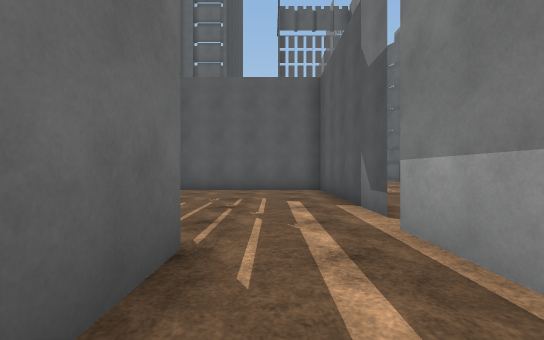
View 1 (above)

17 first-person views from a walk through a scene from a Unity 3-D project. The camera is 1.2 m above the floor, looks level and sees 90° across. The floor is counted in squares, 2 m on a side. Each view is taken from the middle of a square. On the plan, view 1 faces up. The plan holds only what a view shows up to about 9 squares ahead; the rest is blank. The place goes on beyond the plan. The player is left out. Some surface patterns are stand-ins.

View 2
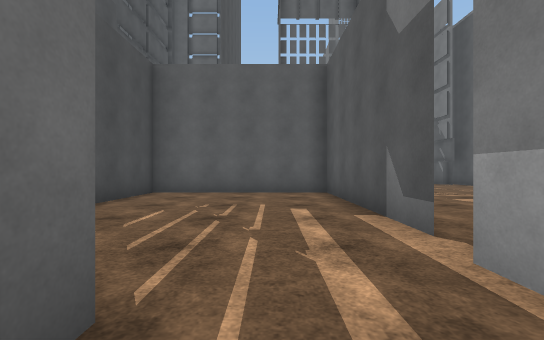

View 3
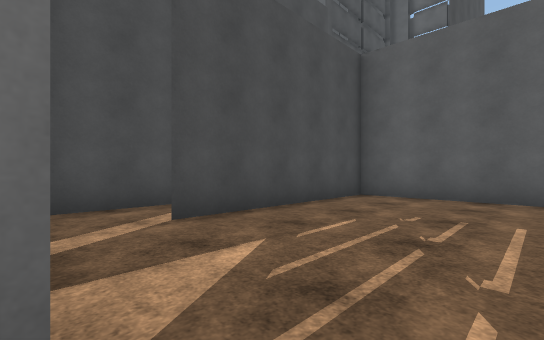

View 4
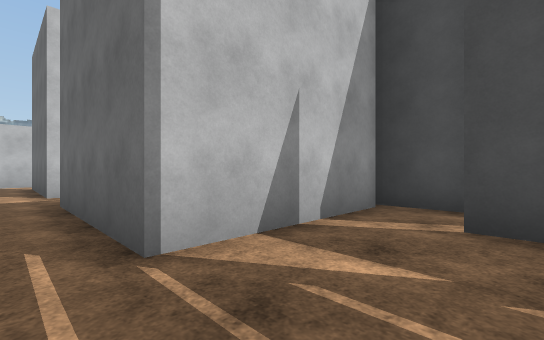

View 5
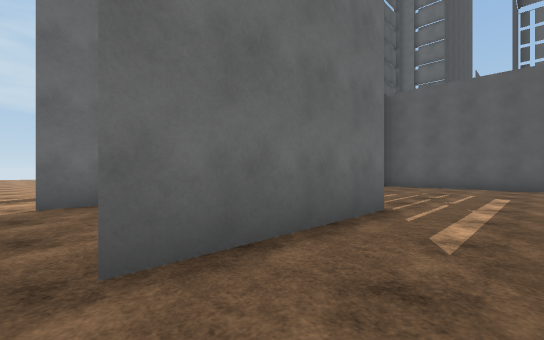

View 6
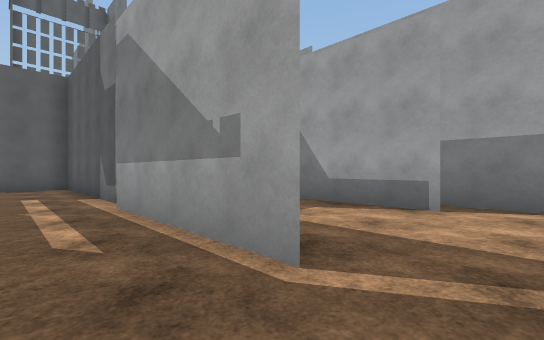

View 7
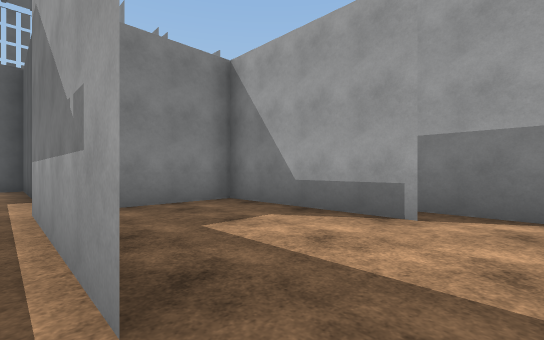

View 8
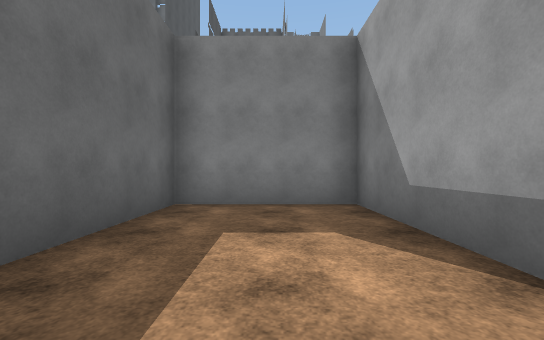

View 9
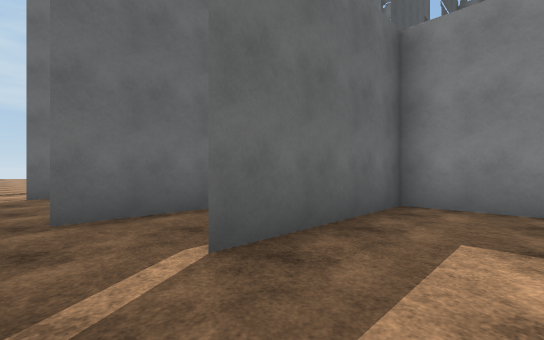

View 10
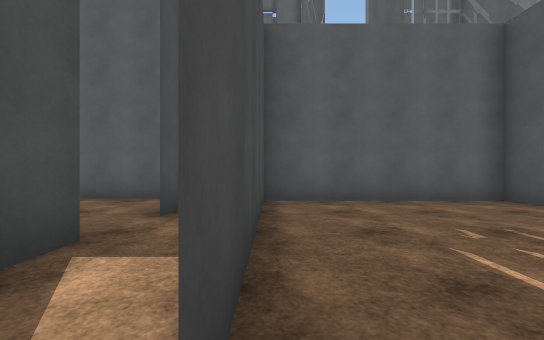

View 11
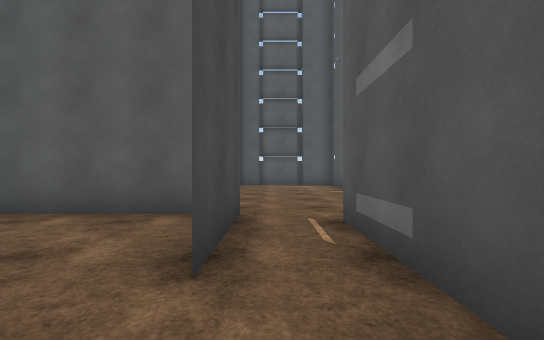

View 12
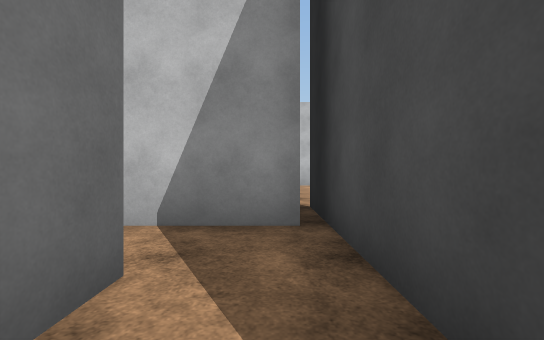

View 13
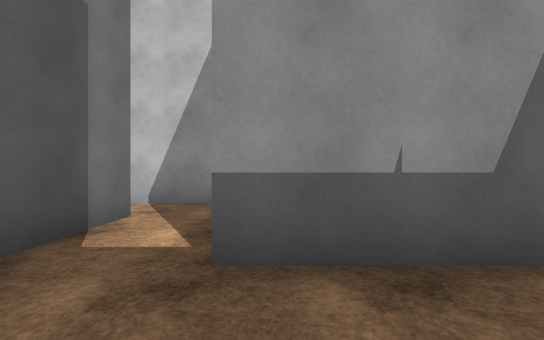

View 14
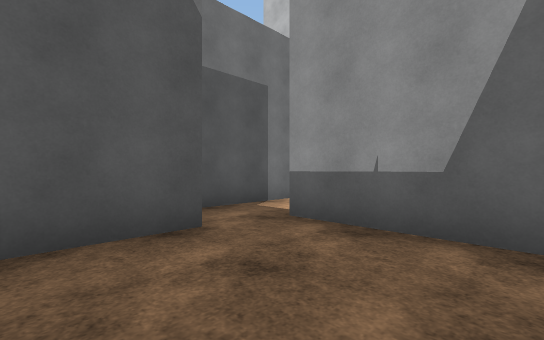

View 15
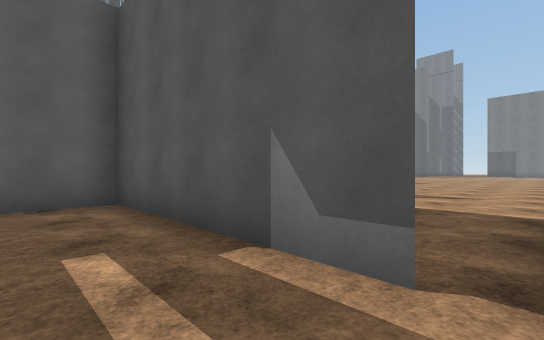

View 16
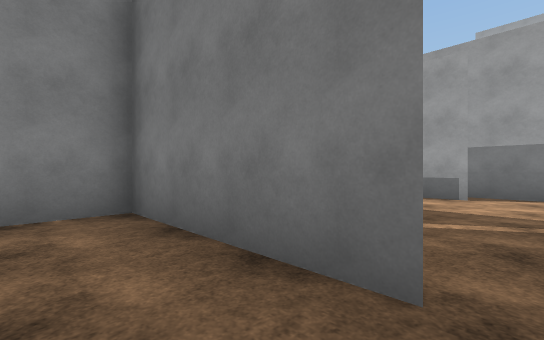

View 17
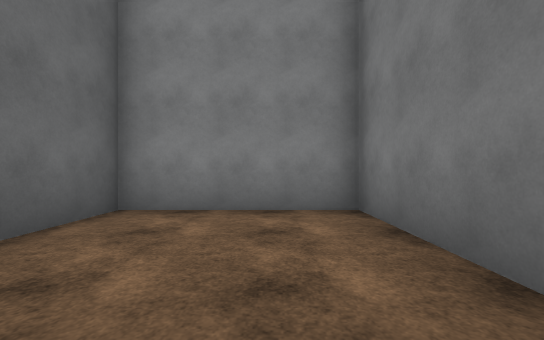

### Floor plan
Ten units are one square. View 1 is at (0, 0); x grows to the right and y downward. Boxes are objects, and circles mark ways between rooms. Rooms are numbered by the first view taken in them; rooms with no view inside come last. Other rooms are left out.
<svg viewBox="-80 -92 138 117">
<path fill="none" stroke="#000" d="M-24 -21 -7 -21 -7 16M15 -34 15 -82 -32 -82 -32 -34M13 10 13 -28M45 10 45 -28 13 -28 13 10M53 20 53 6M-32 -34 -32 -56M-46 -53 -46 -19M-44 -21 -24 -21M-44 -64 -44 -80M-70 -53 -46 -53M-50 -87 -75 -87M-32 -56 -32 -82M-7 16 -7 -21 -43 -21 -43 16M-46 -19 -46 -5"/>
<circle cx="10" cy="15" r="3" fill="#2a7"/>
<circle cx="-30" cy="-30" r="3" fill="#2a7"/>
<circle cx="-10" cy="20" r="3" fill="#2a7"/>
<circle cx="-40" cy="-45" r="3" fill="#2a7"/>
<text x="-10" y="-40">1</text>
<text x="30" y="0">2</text>
<text x="-40" y="-40">3</text>
<text x="-60" y="-70">4</text>
<text x="-30" y="10">5</text>
</svg>
Room 1 opens to room 2. Room 1 opens to room 3. Room 1 opens to room 5. Room 3 opens to room 4.

Where each view was taken, in squares from view 1:
view 1: 0 up, 0 right, facing up
view 2: 1 up, 0 right, facing up
view 3: 2 up, 0 right, facing up-left
view 4: 4 up, 0 right, facing down-left
view 5: 2 down, 1 right, facing up-left
view 6: 2 down, 0 right, facing up-right
view 7: 2 down, 1 right, facing up-right
view 8: 2 down, 3 right, facing up
view 9: 2 down, 3 right, facing up-left
view 10: 3 up, 3 left, facing up
view 11: 5 up, 4 left, facing up
view 12: 5 up, 4 left, facing down
view 13: 7 up, 5 left, facing down
view 14: 8 up, 7 left, facing down-right
view 15: 3 up, 0 right, facing up-right
view 16: 2 down, 2 left, facing up-right
view 17: 2 down, 2 left, facing up
